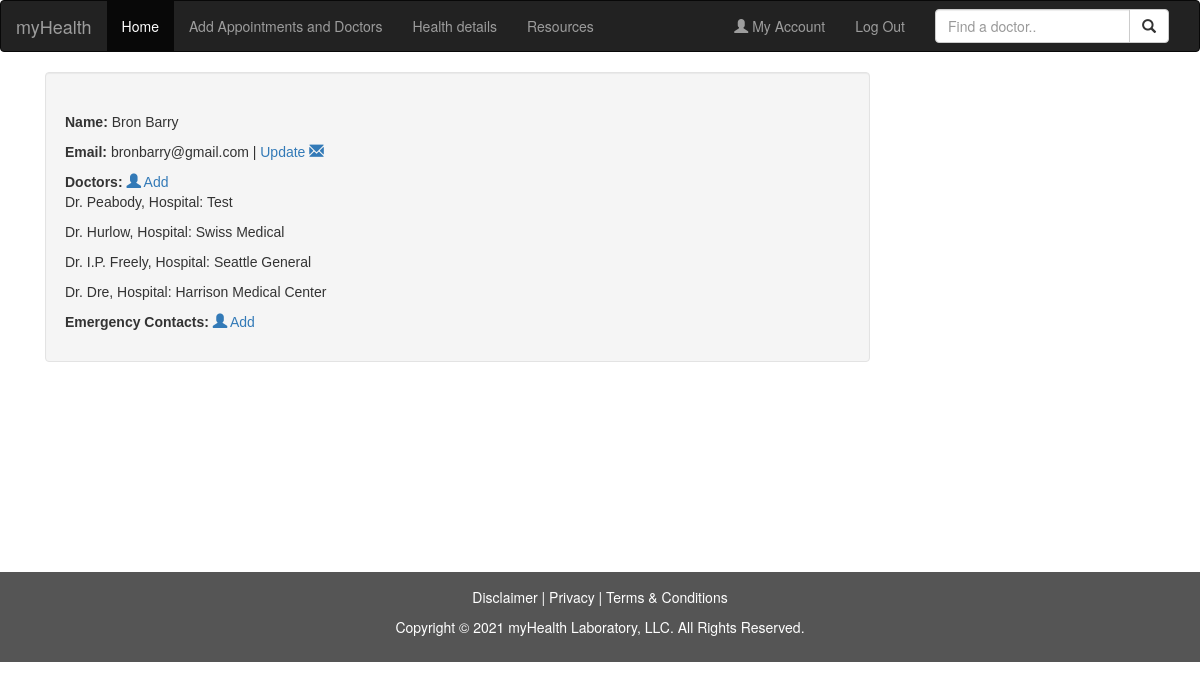
The app's page /profile (signed in) with its own data.
### main_app/models.py (models this page shows)
class User(models.Model):
    first_name = models.CharField(max_length=45)
    last_name = models.CharField(max_length=45)
    email = models.CharField(max_length=45)
    password = models.CharField(max_length=45)
    created_at = models.DateTimeField(auto_now_add=True)
    updated_at = models.DateTimeField(auto_now=True)
    objects = UserManager()    # LINKS THE MANAGER TO THE USER CLASS

class Doctor(models.Model):
    dr_name = models.CharField(max_length=255)
    hospital_name = models.CharField(max_length=255)
    specialty = models.CharField(max_length=255)
    address = models.CharField(max_length=255)
    phone = models.CharField(max_length=45)
    created_at = models.DateTimeField(auto_now_add=True)
    updated_at = models.DateTimeField(auto_now=True)
    user = models.ForeignKey(User, related_name="doctors", on_delete = models.CASCADE)

### main_app/views.py (the view)
# urls.py: path('profile', views.profile),
def profile(request):
    context = {
        "logged_in_user" : User.objects.get(id=request.session['id']),
    }
    logged_in_user = User.objects.get(id=request.session['id'])
    return render(request, "profile.html", context)

### main_app/templates/profile.html (shortened to what this page needs)
<!DOCTYPE html>
<html lang="en">
<head>
    {% load static %}
    <link rel="stylesheet" href="{% static 'css/style.css' %}">
    <link rel="stylesheet" href="https://maxcdn.bootstrapcdn.com/bootstrap/3.4.1/css/bootstrap.min.css">
</head>
<body>
    <nav class="navbar navbar-inverse">
        <div class="container-fluid">
          <div class="navbar-header">
            <a class="navbar-brand" href="#">myHealth</a>
          </div>
          <div class="collapse navbar-collapse" id="myNavbar">
            <ul class="nav navbar-nav">
              <li class="active"><a href="/dashboard">Home</a></li>
              <li><a href="/appointment">Add Appointments and Doctors</a></li>
              <li><a href="/health">Health details</a></a></li>
              <li><a href="/resources">Resources</a></li>
            </ul>
            <form class="navbar-form navbar-right" role="search">
              <div class="form-group input-group">
                <input type="text" class="form-control" placeholder="Find a doctor..">
                <span class="input-group-btn">
                  <button class="btn btn-default" type="button">
                    <span class="glyphicon glyphicon-search"></span>
                  </button>
                </span>
              </div>
            </form>
            <ul class="nav navbar-nav navbar-right">
              <li><a href="/profile"><span class="glyphicon glyphicon-user"></span> My Account</a></li>
              <li><a href="/logout">Log Out</a></li>
            </ul>
          </div>
        </div>
      </nav>
    <div class="container">
        <div class="col-sm-9">
            <div class="well">
                <table>
                    <tr>
                        <td>
            <p><span> Name: </span>{{logged_in_user.first_name}} {{logged_in_user.last_name}}</p>
            </td>
        </tr>
        <tr>
            <td>
                <p><span> Email: </span>{{logged_in_user.email}} | <a href="#">Update <span class="glyphicon glyphicon-envelope"></span></a> </p>
            </td>
        </tr>
        <tr>
            <td>
                <span> Doctors: </span> <a href="#"><span class="glyphicon glyphicon-user"></span> Add</a>
            </td>
        </tr>
        {% for doctor in logged_in_user.doctors.all %}
        <tr>
            <td>
            <p>{{doctor.dr_name}}, Hospital: {{doctor.hospital_name}} </p>
            </td>
        </tr>
        {% endfor %}
        <br>
        <tr>
            <td>
            <p><span>Emergency Contacts:</span>    <a href="#"><span class="glyphicon glyphicon-user"></span> Add</a> </p>
                    </td>
                </tr>
            </table>
                  </div>
                </div>
            </div>
    <footer class="container-fluid text-center">
        <p>Disclaimer | Privacy | Terms & Conditions </p>
        <p> Copyright © 2021 myHealth Laboratory, LLC. All Rights Reserved. </p>
      </footer>
</body>
</html>

### main_app/static/css/style.css (style rules this page uses)
.container { display: block; justify-content: start; width: 970px; min-height: 500px; font-family: sans-serif; }
.container span { font-weight: bold; }
.container table { text-align: left; width: 100%; }
footer { background-color: #555; color: white; padding: 15px; }

### records on screen
User: first_name "Bron", last_name "Barry", email "bronbarry@gmail.com"
Doctor: dr_name "Dr. Peabody", hospital_name "Test"
Doctor: dr_name "Dr. Hurlow", hospital_name "Swiss Medical"
Doctor: dr_name "Dr. I.P. Freely", hospital_name "Seattle General"
Doctor: dr_name "Dr. Dre", hospital_name "Harrison Medical Center"
